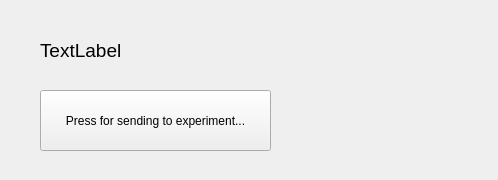
<?xml version="1.0" encoding="UTF-8"?>
<ui version="4.0">
 <class>Form</class>
 <widget class="QWidget" name="Form">
  <property name="geometry">
   <rect>
    <x>0</x>
    <y>0</y>
    <width>498</width>
    <height>180</height>
   </rect>
  </property>
  <property name="windowTitle">
   <string>Form</string>
  </property>
  <widget class="QPushButton" name="pushButtonExperiment">
   <property name="geometry">
    <rect>
     <x>40</x>
     <y>90</y>
     <width>231</width>
     <height>61</height>
    </rect>
   </property>
   <property name="text">
    <string>Press for sending to experiment...</string>
   </property>
  </widget>
  <widget class="QLabel" name="label">
   <property name="geometry">
    <rect>
     <x>40</x>
     <y>30</y>
     <width>251</width>
     <height>41</height>
    </rect>
   </property>
   <property name="font">
    <font>
     <pointsize>14</pointsize>
    </font>
   </property>
   <property name="text">
    <string>TextLabel</string>
   </property>
  </widget>
 </widget>
 <resources/>
 <connections/>
</ui>
